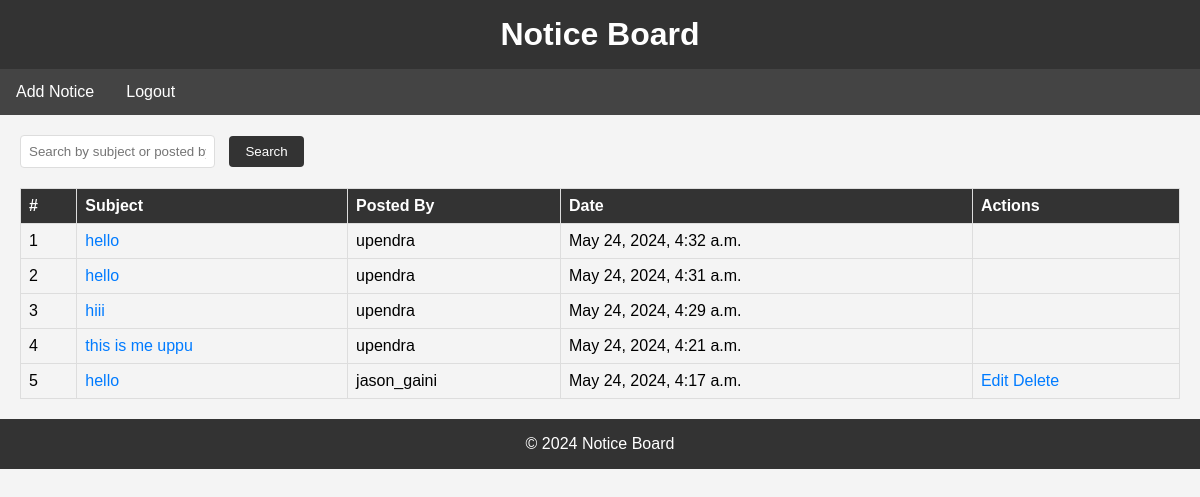
The page /notice_board/ (signed in) on the database its author committed.
### users/models.py (models this page shows, shortened)
class Notice(models.Model):
    subject = models.CharField(max_length=255)
    message = models.TextField(null=True)
    posted_by = models.ForeignKey(User, on_delete=models.CASCADE)
    date_posted = models.DateTimeField(auto_now_add=True)

### users/views.py (the view)
# urls.py: path('notice_board/', views.notice_list, name='notice_board'),
@login_required
def notice_list(request):
    query = request.GET.get('q')
    if query:
        notices = Notice.objects.filter(Q(subject__icontains=query) | Q(posted_by__username__icontains=query)).order_by('-date_posted')
    else:
        notices = Notice.objects.all().order_by('-date_posted')
    return render(request, 'noticeboard.html', {'notices': notices})

### users/templates/noticeboard.html (shortened to what this page needs)
<!DOCTYPE html>
<html lang="en">
<head>
    {% load static %}
    <link rel="stylesheet" href="{% static 'css/notice.css' %}">
</head>
<body>
    <header>
        <h1>Notice Board</h1>
    </header>
    <nav>
        {% if user.is_authenticated %}
            <a href="{% url 'add_notice' %}">Add Notice</a>
            <a href="{% url 'logout' %}">Logout</a>
        {% else %}
            <a href="{% url 'student_login' %}">Login as Student</a>
            <a href="{% url 'faculty_login' %}">Login as Faculty</a>
        {% endif %}
    </nav>
    <main>
        <form method="get" action="{% url 'notice_board' %}">
            <input type="text" name="q" placeholder="Search by subject or posted by" value="{{ request.GET.q }}">
            <button type="submit">Search</button>
        </form>
        <table>
            <thead>
                <tr>
                    <th>#</th>
                    <th>Subject</th>
                    <th>Posted By</th>
                    <th>Date</th>
                    <th>Actions</th>
                </tr>
            </thead>
            <tbody>
                {% for notice in notices %}
                <tr>
                    <td>{{ forloop.counter }}</td>
                    <td><a href="{% url 'notice_detail' notice.pk %}">{{ notice.subject }}</a></td>
                    <td>{{ notice.posted_by.username }}</td>
                    <td>{{ notice.date_posted }}</td>
                    <td>
                        {% if user == notice.posted_by %}
                            <a href="{% url 'edit_notice' notice.pk %}">Edit</a>
                            <a href="{% url 'delete_notice' notice.pk %}">Delete</a>
                        {% endif %}
                    </td>
                </tr>
                {% endfor %}
            </tbody>
        </table>
    </main>
    <footer>
        <p>&copy; 2024 Notice Board</p>
    </footer>
</body>
</html>

### static/css/notice.css (style rules this page uses)
* { margin: 0; padding: 0; box-sizing: border-box; }
body { font-family: Arial, sans-serif; background-color: #f4f4f4; margin: 0; }
header, footer { background-color: #333; color: #fff; text-align: center; padding: 1em 0; }
header h1, footer p { margin: 0; }
nav { background-color: #444; overflow: hidden; }
nav a { float: left; display: block; color: white; text-align: center; padding: 14px 16px; text-decoration: none; }
main { padding: 20px; }
table { width: 100%; border-collapse: collapse; }
table, th, td { border: 1px solid #ddd; }
th, td { padding: 8px; text-align: left; }
th { background-color: #333; color: white; }
form { margin-bottom: 20px; }
input[type="text"] { padding: 8px; margin-right: 10px; border: 1px solid #ddd; border-radius: 4px; }
button { padding: 8px 16px; background-color: #333; color: #fff; border: none; border-radius: 4px; cursor: pointer; }
a { color: #007bff; text-decoration: none; }

### rows shown on the page
Notice: subject "hello", posted_by.username "upendra", date_posted "May 24, 2024, 4:32 a.m."
Notice: subject "hello", posted_by.username "upendra", date_posted "May 24, 2024, 4:31 a.m."
Notice: subject "hiii", posted_by.username "upendra", date_posted "May 24, 2024, 4:29 a.m."
Notice: subject "this is me uppu", posted_by.username "upendra", date_posted "May 24, 2024, 4:21 a.m."
Notice: subject "hello", posted_by.username "jason_gaini", date_posted "May 24, 2024, 4:17 a.m.", shows "Edit"
